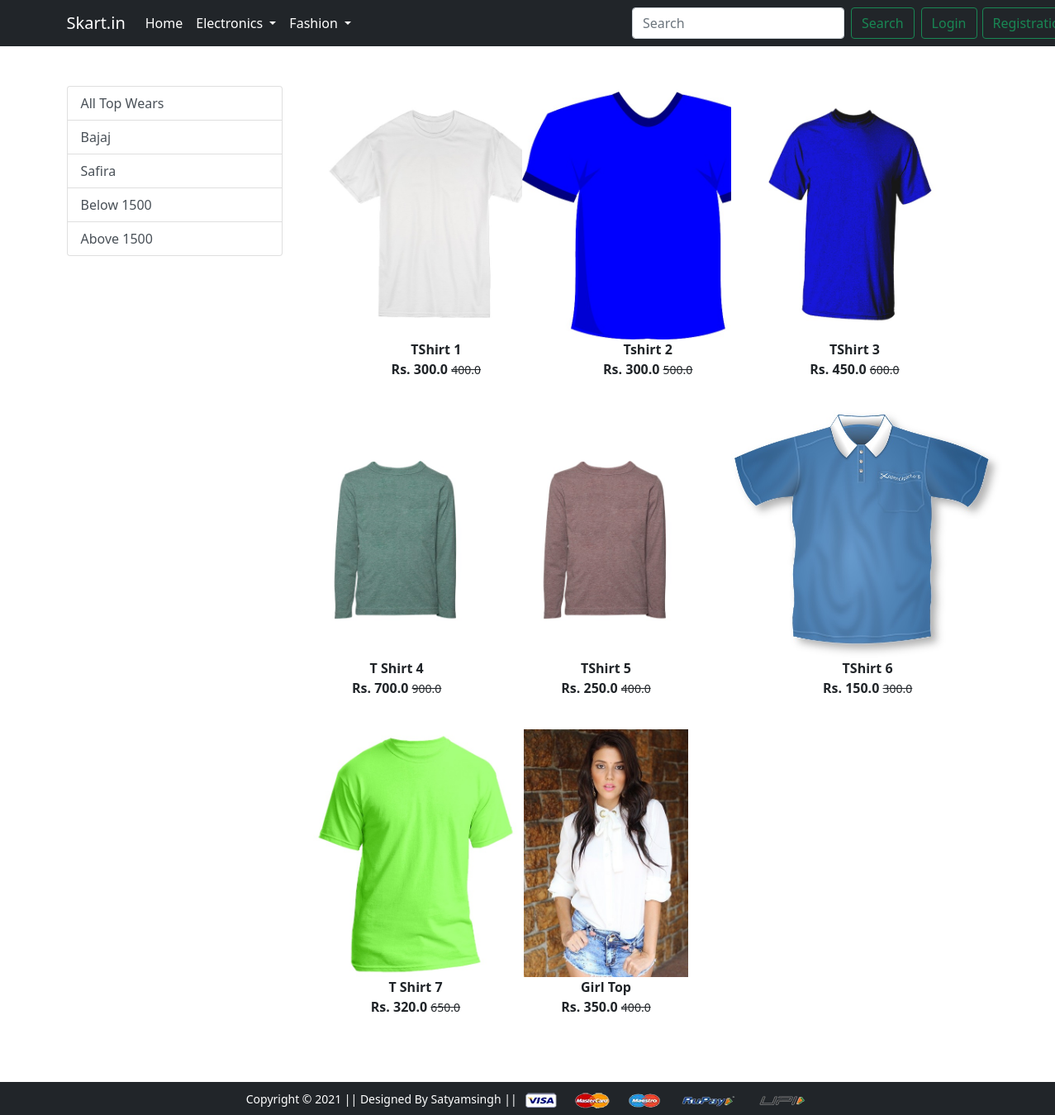
Screenshot of /topwear/ with the database file from the repository.
### app/models.py (models this page shows, shortened)
class Product(models.Model):
 title = models.CharField(max_length=100)
 selling_price = models.FloatField()
 discounted_price = models.FloatField()
 description = models.TextField()
 brand = models.CharField(max_length=100)
 category = models.CharField( choices=CATEGORY_CHOICES, max_length=2)
 product_image = models.ImageField(upload_to='productimg')

### app/views.py (the view)
# urls.py: path('topwear/', views.topwear, name='topwear'),
def topwear(request, data=None):
	totalitem = 0
	if request.user.is_authenticated:
		totalitem = len(Cart.objects.filter(user=request.user))
	if data==None :
			topwears = Product.objects.filter(category='TW')
	elif data == 'Bajaj' or data == 'Safira':
			topwears = Product.objects.filter(category='TW').filter(brand=data)
	elif data == 'below':
			topwears = Product.objects.filter(category='TW').filter(discounted_price__lt=1500)
	elif data == 'above':
			topwears = Product.objects.filter(category='TW').filter(discounted_price__gt=1500)
	return render(request, 'app/topwear.html', {'topwears':topwears, 'totalitem':totalitem})

### app/templates/app/topwear.html (shortened to what this page needs)
{% extends 'app/base.html' %}
{% load static %}
{% block main-content %}
<div class="container my-5">
 <div class="row">
  <div class="col-sm-3">
   <div class="list-group">
     <a href="{% url 'topwear' %}" class="list-group-item list-group-item-action" aria-current="true">All Top Wears</a>
     <a href="{% url 'topweardata' 'Bajaj'  %}" class="list-group-item list-group-item-action" aria-current="true">Bajaj</a>
     <a href="{% url 'topweardata' 'Safira'  %}" class="list-group-item list-group-item-action">Safira</a>
     <a href="{% url 'topweardata' 'below'  %}" class="list-group-item list-group-item-action">Below 1500</a>
     <a href="{% url 'topweardata' 'above'  %}" class="list-group-item list-group-item-action">Above 1500</a>
   </div>
  </div>
  <div class="col-sm-8">
   <div class="row">
    {% for product in topwears %}
     <div class="col-sm-4 text-center mb-4">
      <a href="{% url 'product-detail' product.id %}" class="btn">
       <div class="item">
        <img src="{{product.product_image.url}}" alt="" height="300" class="">
        <div class="fw-bold">{{product.title}}</div>
        <div class="fw-bold">Rs. {{product.discounted_price}} <small class="fw-light text-decoration-line-through">{{product.selling_price}}</small></div>
       </div>
      </a>
     </div>
    {% endfor %}
   </div>
  </div>
 </div>
</div>
{% endblock main-content %}

### rows the page displays
Product: product_image (picture), title "TShirt 1", discounted_price "300.0", selling_price "400.0"
Product: product_image (picture), title "Tshirt 2", discounted_price "300.0", selling_price "500.0"
Product: product_image (picture), title "TShirt 3", discounted_price "450.0", selling_price "600.0"
Product: product_image (picture), title "T Shirt 4", discounted_price "700.0", selling_price "900.0"
Product: product_image (picture), title "TShirt 5", discounted_price "250.0", selling_price "400.0"
Product: product_image (picture), title "TShirt 6", discounted_price "150.0", selling_price "300.0"
Product: product_image (picture), title "T Shirt 7", discounted_price "320.0", selling_price "650.0"
Product: product_image (picture), title "Girl Top", discounted_price "350.0", selling_price "400.0"
